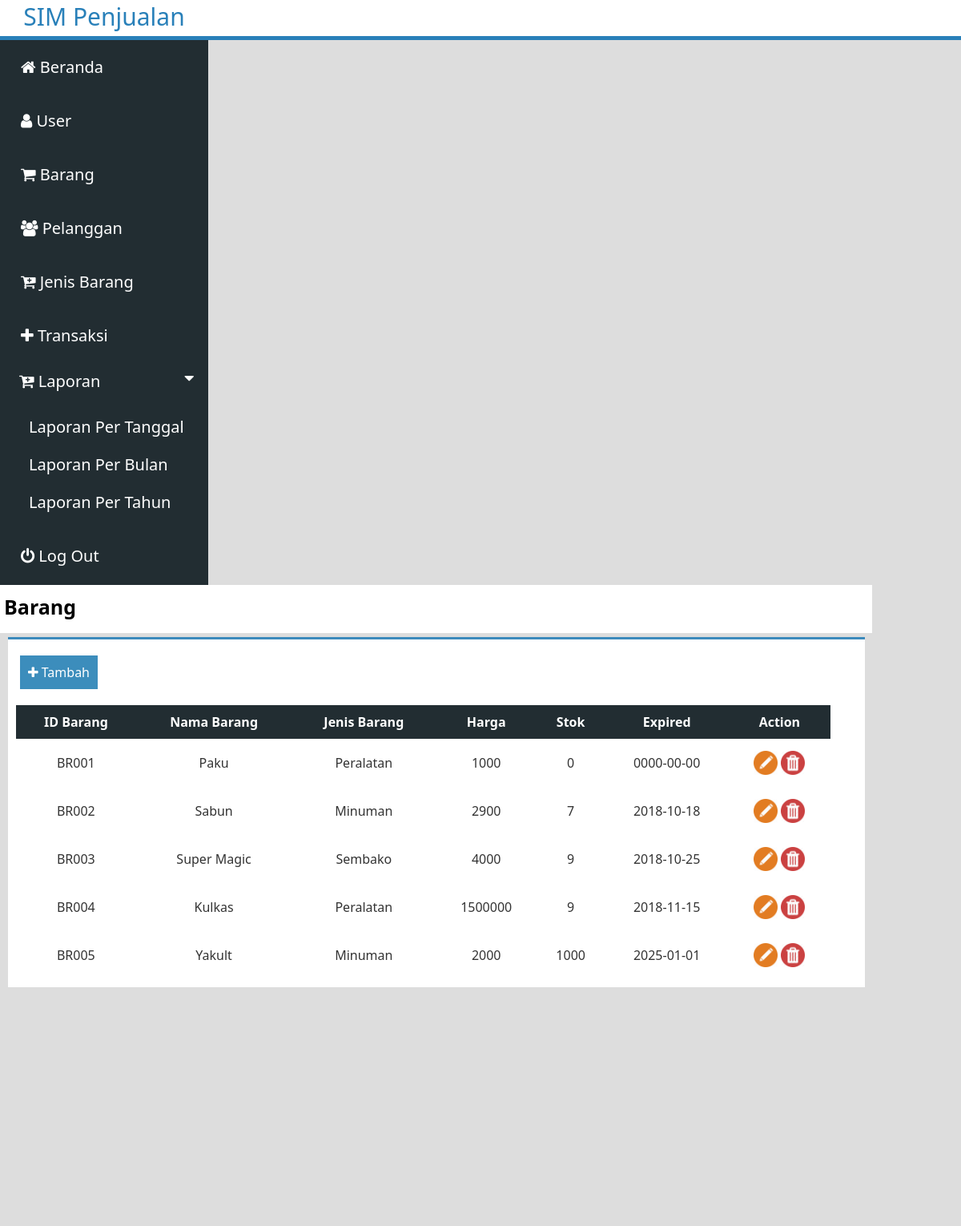
Screenshot of /index.php?p=barang (signed in) with the database file from the repository.
### tables this page shows
CREATE TABLE `barang` (
  `id_barang` varchar(8) NOT NULL,
  `nama_barang` varchar(30) DEFAULT NULL,
  `harga` int(12) DEFAULT NULL,
  `stok` int(12) DEFAULT NULL,
  `tgl_expired` date DEFAULT NULL,
  `id_jenis` varchar(8) NOT NULL
);

CREATE TABLE `jenis` (
  `id_jenis` varchar(8) NOT NULL,
  `nama_jenis` varchar(15) DEFAULT NULL
);

### sistem/proses.php (called while the page is built, shortened)
<?php
class proses{
	function __construct(){
		$server='localhost';
		$user='root';
		$psw='';
		$dbname='db_penjualan';
		$kon=$this->con=new PDO("mysql:host=$server;dbname=$dbname",$user,$psw);
	}
	function get($cel=null,$table=null,$property=null){
		$qw="SELECT $cel FROM $table $property";
		$ret=$this->con->query($qw);
		return $ret;
	}
}
$db=new proses;
?>

### content/barang.php (the view)
<?php
include "sistem/proses.php";
?>
<div class="judul-content">
	<h1>Barang</h1>
</div>
<div class="isi-content">
	<a class="link-tambah" href="index.php?p=f_barang"><i class="fa fa-plus"></i> Tambah</a>
	<table class="tabel">
		<tr>
			<th>ID Barang</th>
			<th>Nama Barang</th>
			<th>Jenis Barang</th>
			<th>Harga</th>
			<th>Stok</th>
			<th>Expired</th>
			<th>Action</th>
		</tr>
		<?php
		$qw=$db->get("barang.id_barang,barang.nama_barang,jenis.nama_jenis,barang.harga,barang.stok,barang.tgl_expired","barang","INNER JOIN jenis on barang.id_jenis=jenis.id_jenis ORDER BY barang.id_barang ASC");
		foreach($qw as $tamp_barang){
			?>
			<tr>
				<td><?php echo $tamp_barang['id_barang'];?></td>
				<td><?php echo $tamp_barang['nama_barang'];?></td>
				<td><?php echo $tamp_barang['nama_jenis'];?></td>
				<td><?php echo $tamp_barang['harga'];?></td>
				<td><?php echo $tamp_barang['stok'];?></td>
				<td><?php echo $tamp_barang['tgl_expired'];?></td>
				<td>
					<div class="kotak">
						<a href="index.php?p=f_barang&id_barang=<?php echo $tamp_barang['id_barang'];?>"><img src="assets/img/edit.png"></a>
						<a href="crud/hapus_barang.php?id_barang=<?php echo $tamp_barang['id_barang'];?>"><img src="assets/img/hapus.png"></a>
					</div>
				</td>
			</tr>
			<?php
		}
		?>
	</table>
</div>

### index.php (shortened to what this page needs)
<!DOCTYPE html>
<html>
<head>
	<link rel="stylesheet" type="text/css" href="assets/css/style.css">
	<link rel="stylesheet" href="https://cdnjs.cloudflare.com/ajax/libs/font-awesome/4.7.0/css/font-awesome.min.css">
</head>
<body>
	<div class="header">
		<div class="judul">
			<h1>SIM Penjualan</h1>
		</div>
	</div>
	<div class="sidebar">
		<div class="menu">
			<ul id="menu">
				<?php
				if($_SESSION['level']=="Admin"){
					$home="";
					$user="";
					$barang="";
					$pelanggan="";
					$jenis="";
					$transaksi="";
				}
				?>
				<li <?php echo $home; ?>><a href="index.php"><i class="fa fa-home"></i> Beranda</a></li>
				<li <?php echo $user; ?>>
					<a href="index.php?p=user"><i class="fa fa-user"></i> User</a>
				</li>
				<li <?php echo $barang; ?>>
					<a href="index.php?p=barang"><i class="fa fa-shopping-cart"></i> Barang</a>
				</li>
				<li <?php echo $pelanggan; ?>>
					<a href="index.php?p=pelanggan"><i class="fa fa-users"></i> Pelanggan</a>
				</li>
				<li <?php echo $jenis; ?>>
					<a href="index.php?p=jenis"><i class="fa fa-cart-plus"></i> Jenis Barang</a>
				</li>
				<li <?php echo $transaksi; ?>>
					<a href="index.php?p=f_transaksi"><i class="fa fa-plus"></i> Transaksi</a>
				</li>
				<li class="dropdown-btn"><i class="fa fa-cart-plus"></i> Laporan
					<i class="fa fa-caret-down"></i>
				</li>
				<div class="dropdown-container">
					<a href="index.php?p=laporan_pertanggal">Laporan Per Tanggal</a>
					<a href="index.php?p=laporan_perbulan">Laporan Per Bulan</a>
					<a href="index.php?p=laporan_pertahun">Laporan Per Tahun</a>
				</div>
				<li <?php echo $home; ?>><a href="login/logout.php"><i class="fa fa-power-off"></i> Log Out</a></li>
			</ul>
		</div>
	</div>
	<div class="content">
		<?php
		if(empty($_GET['p'])){
			echo "<script>document.location.href='index.php?p=home'</script>";
		}else{
			$p=$_GET['p'];
			include "content/$p.php";
		}
		?>
	</div>
</body>
</html>

### assets/css/style.css (style rules this page uses)
* { margin: 0px; padding: 0px; }
body { background-color: #ddd; }
html, body { height: 100%; }
.header { float: right; width: 100%; height: 45px; background-color: #fff; border-bottom: 5px solid #2980B9; }
.header .judul { width: 260px; height: 45px; background-color: #fff; }
.header .judul h1 { font-family: segoe ui; font-weight: normal; font-size: 30px; font-variant: belize-hole; text-align: center; color: #2980B9; }
.sidebar { float: left; width: 260px; height: 680px; background-color: #222d32; }
.sidebar .menu ul { list-style: none; }
.sidebar .menu ul li { padding: 10px; }
.sidebar .menu ul li a { color: #fff; text-decoration: none; font-size: 20px; font-family: segoe ui; padding: 10px 16px; display: block; }
.content { background-color: #ddd; float: left; width: 1082px; height: 100%; }
.content .judul-content { padding: 5px; float: left; width: 1079px; height: 50px; background-color: #fff; }
.content .judul-content h1 { font-family: segoe ui; font-size: 25px; margin: 5px 0px; background-color: #fff; }
.content .isi-content { float: left; width: 1070px; border-top: 3px solid #3c8abc; height: auto; background-color: #fff; margin: 5px 10px; }
.tabel { width: 95%; margin: 10px; border-collapse: collapse; }
.tabel tr th { padding: 10px; color: #fff; font-family: segoe ui; background-color: #222d32; }
.tabel tr td { padding: 10px; color: #333; font-family: segoe ui; text-align: center; }
.isi-content .link-tambah { text-decoration: none; color: #fff; padding: 10px; background-color: #3C8DBC; font-family: segoe ui; float: left; margin: 20px 15px; }
.kotak a img { height: 30px; width: 30px; margin-top: 5px; }

### index.php (style rules this page uses)
.menu a, .dropdown-btn { color: #fff; text-decoration: none; font-size: 20px; font-family: segoe ui; padding: 10px; display: block; }
.dropdown-btn { margin-left: 14px; }
.dropdown-container { color: #fff; text-decoration: none; font-size: 20px; font-family: segoe ui; padding: 10px 16px; display: block; margin-left: 10px; }
.fa-caret-down { float: right; padding-right: 8px; }

### rows the page displays
barang: id_barang "BR001", nama_barang "Paku", id_jenis.nama_jenis "Peralatan", harga "1000", stok "0", tgl_expired "0000-00-00"
barang: id_barang "BR002", nama_barang "Sabun", id_jenis.nama_jenis "Minuman", harga "2900", stok "7", tgl_expired "2018-10-18"
barang: id_barang "BR003", nama_barang "Super Magic", id_jenis.nama_jenis "Sembako", harga "4000", stok "9", tgl_expired "2018-10-25"
barang: id_barang "BR004", nama_barang "Kulkas", id_jenis.nama_jenis "Peralatan", harga "1500000", stok "9", tgl_expired "2018-11-15"
barang: id_barang "BR005", nama_barang "Yakult", id_jenis.nama_jenis "Minuman", harga "2000", stok "1000", tgl_expired "2025-01-01"
